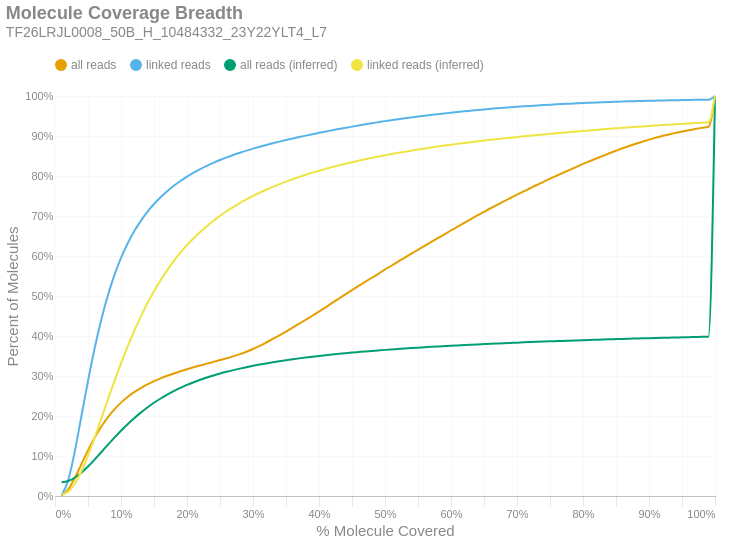

Source (notebook cell):
### Markdown cell above
### Molecule Read Coverage
This chart shows molecule coverage breadth as computed by the number of bases aligned to that molecule. In other words, "*how much of each unique long molecule is actually sequenced/aligned?*" Keep in mind there is a distinction between sequences and alignments, since some sequences belonging to a particular molecule may not align well and wouldn't appear in the alignment data. This chart also shows molecule coverage breadth as computed by the *inferred fragment* from which the aligned sequences originate. Unlike read coverage, this calculation takes into account the total insert size, including unsequenced gaps between the forward and reverse reads. Like the previous figures, these are cumulative percents.

### Code cell
if SKIPLR:
    print_html(f"Skipped")
else:
    binned_df = consolidated_hist(valids['coverage_bp'], mask, 0.01, True)
    binned_df_inf = consolidated_hist(valids['coverage_inserts'], mask, 0.01, True)
    binned_df = binned_df.with_columns(pl.lit(binned_df_inf['all reads (cumsum)']).alias('all reads (inferred)'))
    binned_df = binned_df.with_columns(pl.lit(binned_df_inf['linked reads (cumsum)']).alias('linked reads (inferred)'))
    binned_df = binned_df.with_columns(
        (pl.col('bin').cast(pl.Float64) + 0.01).alias('right_edge')
    )

    with SafeRender(binned_df):
        (
            density_plot(binned_df, 'Molecule Coverage Breadth', samplename, 'molcov', ['all reads (inferred)','linked reads (inferred)'])
            .encode(
                #x=alt.X('bin:Q', title="% Molecule Covered").axis(format = '%').scale(padding=0),
                x=alt.X('right_edge:Q', title="% Molecule Covered").axis(format='%').scale(padding=0),
                y=alt.Y('value:Q', title='Percent of Molecules')
                    .axis(format='%')
                    .stack(False)
                    .scale(domainMin=0, padding=0),
                color=alt.Color("key:N").scale(domain = ["all reads", "linked reads", "all reads (inferred)", "linked reads (inferred)"]),
                tooltip = [
                    alt.Tooltip("key:N", title = "Data Type"),
                    alt.Tooltip("range_label:N", title="% Molecule Covered"),
                    alt.Tooltip("value:Q", format = ".2%", title="% Molecules")
                ]
            )
        ).display()

### Figure 1 — Vega-Lite specification as saved in the notebook (floating-point values rounded to 4 significant figures)
{"width": "container", "height": 400, "config": {"title": {"anchor": "start", "dy": -15, "fontSize": 18, "color": "#888888", "subtitleColor": "#888888", "subtitleFontSize": 14}, "arc": {"fill": "#0072B2"}, "axis": {"domainColor": "#888888", "domainWidth": 0.5, "gridWidth": 0.2, "grid": false, "titleFontWeight": 400, "titleFontSize": 15, "labelFontSize": 11, "labelColor": "#888888", "tickColor": "#888888", "tickWidth": 0.2, "titleColor": "#888888"}, "axisBand": {"grid": false}, "axisX": {"grid": true, "tickSize": 10, "domainCap": "round"}, "axisY": {"domain": false, "grid": true, "tickSize": 0, "domainCap": "round"}, "background": "transparent", "header": {"labelFontSize": 15, "labelColor": "#888888", "titleFontSize": 15, "titleFontWeight": 600, "titleColor": "#888888"}, "legend": {"labelFont": "sans-serif", "labelFontSize": 12, "labelColor": "#888888", "symbolSize": 100, "symbolType": "circle", "titleFontSize": 12, "titlePadding": 10, "titleColor": "#888888", "title": null, "orient": "top"}, "range": {"category": ["#E69F00", "#56B4E9", "#009E73", "#F0E442", "#0072B2", "#D55E00", "#CC79A7", "#000000"], "diverging": ["#cfe8f3", "#a2d4ec", "#73bfe2", "#46abdb", "#1696d2", "#12719e"]}, "area": {"fill": "#0072B2", "fillOpacity": 0.7, "line": true, "strokeOpacity": 0.7}, "line": {"color": "#0072B2", "stroke": "#0072B2", "strokeWidth": 2}, "trail": {"color": "#0072B2", "stroke": "#0072B2", "strokeWidth": 0, "size": 1}, "point": {"filled": true, "fillOpacity": 1.0, "size": 95}, "text": {"color": "#888888", "fontSize": 11, "align": "right", "fontWeight": 400, "size": 11}, "bar": {"fill": "#0072B2", "stroke": null}, "view": {"stroke": null, "continuousWidth": 660, "continuousHeight": 400}}, "data": {"name": "data-1d88eab49996a083d61a1bcf260f754b"}, "mark": {"type": "line", "interpolate": "monotone", "point": {"opacity": 0, "size": 275}}, "encoding": {"color": {"field": "key", "scale": {"domain": ["all reads", "linked reads", "all reads (inferred)", "linked reads (inferred)"]}, "type": "nominal"}, "tooltip": [{"field": "key", "title": "Data Type", "type": "nominal"}, {"field": "range_label", "title": "% Molecule Covered", "type": "nominal"}, {"field": "value", "format": ".2%", "title": "% Molecules", "type": "quantitative"}], "x": {"axis": {"format": "%"}, "field": "right_edge", "scale": {"padding": 0}, "title": "% Molecule Covered", "type": "quantitative"}, "y": {"axis": {"format": "%"}, "field": "value", "scale": {"domainMin": 0, "padding": 0}, "stack": false, "title": "Percent of Molecules", "type": "quantitative"}}, "params": [{"name": "param_c36ac31b6afebe62", "select": {"type": "point", "fields": ["key"]}, "bind": "legend"}], "title": {"text": "Molecule Coverage Breadth", "subtitle": "TF26LRJL0008_50B_H_10484332_23Y22YLT4_L7"}, "transform": [{"fold": ["all reads (cumsum)", "linked reads (cumsum)", "all reads (inferred)", "linked reads (inferred)"]}, {"calculate": "replace(datum.key, ' (cumsum)', '')", "as": "key"}, {"filter": {"param": "param_c36ac31b6afebe62"}}], "usermeta": {"embedOptions": {"downloadFileName": "TF26LRJL0008_50B_H_10484332_23Y22YLT4_L7.molcov"}}, "$schema": "https://vega.github.io/schema/vega-lite/v6.4.1.json", "datasets": {"data-1d88eab49996a083d61a1bcf260f754b": [{"bin": "0.0", "interval": "0.0-0.01", "all reads": 0.001175, "linked reads": 0.002152, "all reads (cumsum)": 0.001175, "linked reads (cumsum)": 0.002152, "range_label": "0.0-0.01", "all reads (inferred)": 0.03454, "linked reads (inferred)": 0.004573, "right_edge": 0.01}, {"bin": "0.01", "interval": "0.01-0.02", "all reads": 0.01536, "linked reads": 0.037, "all reads (cumsum)": 0.01653, "linked reads (cumsum)": 0.03916, "range_label": "0.01-0.02", "all reads (inferred)": 0.03761, "linked reads (inferred)": 0.01101, "right_edge": 0.02}, {"bin": "0.02", "interval": "0.02-0.03", "all reads": 0.02884, "linked reads": 0.07254, "all reads (cumsum)": 0.04538, "linked reads (cumsum)": 0.1117, "range_label": "0.02-0.03", "all reads (inferred)": 0.04562, "linked reads (inferred)": 0.03047, "right_edge": 0.03}, {"bin": "0.03", "interval": "0.03-0.04", "all reads": 0.03425, "linked reads": 0.08759, "all reads (cumsum)": 0.07962, "linked reads (cumsum)": 0.1993, "range_label": "0.03-0.04", "all reads (inferred)": 0.05808, "linked reads (inferred)": 0.0618, "right_edge": 0.04}, {"bin": "0.04", "interval": "0.04-0.05", "all reads": 0.03434, "linked reads": 0.08824, "all reads (cumsum)": 0.114, "linked reads (cumsum)": 0.2875, "range_label": "0.04-0.05", "all reads (inferred)": 0.07359, "linked reads (inferred)": 0.1011, "right_edge": 0.05}, {"bin": "0.05", "interval": "0.05-0.06", "all reads": 0.03153, "linked reads": 0.08121, "all reads (cumsum)": 0.1455, "linked reads (cumsum)": 0.3687, "range_label": "0.05-0.06", "all reads (inferred)": 0.09105, "linked reads (inferred)": 0.1458, "right_edge": 0.06}, {"bin": "0.06", "interval": "0.06-0.07", "all reads": 0.02769, "linked reads": 0.07135, "all reads (cumsum)": 0.1732, "linked reads (cumsum)": 0.4401, "range_label": "0.06-0.07", "all reads (inferred)": 0.1094, "linked reads (inferred)": 0.1928, "right_edge": 0.07}, {"bin": "0.07", "interval": "0.07-0.08", "all reads": 0.02358, "linked reads": 0.06072, "all reads (cumsum)": 0.1968, "linked reads (cumsum)": 0.5008, "range_label": "0.07-0.08", "all reads (inferred)": 0.1278, "linked reads (inferred)": 0.2403, "right_edge": 0.08}, {"bin": "0.08", "interval": "0.08-0.09", "all reads": 0.01992, "linked reads": 0.05126, "all reads (cumsum)": 0.2167, "linked reads (cumsum)": 0.5521, "range_label": "0.08-0.09", "all reads (inferred)": 0.1459, "linked reads (inferred)": 0.287, "right_edge": 0.09}, {"bin": "0.09", "interval": "0.09-0.1", "all reads": 0.01674, "linked reads": 0.04297, "all reads (cumsum)": 0.2334, "linked reads (cumsum)": 0.595, "range_label": "0.09-0.1", "all reads (inferred)": 0.1631, "linked reads (inferred)": 0.3315, "right_edge": 0.1}, {"bin": "0.1", "interval": "0.1-0.11", "all reads": 0.01419, "linked reads": 0.0363, "all reads (cumsum)": 0.2476, "linked reads (cumsum)": 0.6313, "range_label": "0.1-0.11", "all reads (inferred)": 0.1794, "linked reads (inferred)": 0.3734, "right_edge": 0.11}, {"bin": "0.11", "interval": "0.11-0.12", "all reads": 0.01198, "linked reads": 0.03054, "all reads (cumsum)": 0.2596, "linked reads (cumsum)": 0.6619, "range_label": "0.11-0.12", "all reads (inferred)": 0.1945, "linked reads (inferred)": 0.4125, "right_edge": 0.12}, {"bin": "0.12", "interval": "0.12-0.13", "all reads": 0.01033, "linked reads": 0.02607, "all reads (cumsum)": 0.27, "linked reads (cumsum)": 0.6879, "range_label": "0.12-0.13", "all reads (inferred)": 0.2085, "linked reads (inferred)": 0.4485, "right_edge": 0.13}, {"bin": "0.13", "interval": "0.13-0.14", "all reads": 0.00908, "linked reads": 0.0226, "all reads (cumsum)": 0.279, "linked reads (cumsum)": 0.7105, "range_label": "0.13-0.14", "all reads (inferred)": 0.2213, "linked reads (inferred)": 0.4817, "right_edge": 0.14}, {"bin": "0.14", "interval": "0.14-0.15", "all reads": 0.007966, "linked reads": 0.01946, "all reads (cumsum)": 0.287, "linked reads (cumsum)": 0.73, "range_label": "0.14-0.15", "all reads (inferred)": 0.233, "linked reads (inferred)": 0.5119, "right_edge": 0.15}, {"bin": "0.15", "interval": "0.15-0.16", "all reads": 0.007106, "linked reads": 0.01704, "all reads (cumsum)": 0.2941, "linked reads (cumsum)": 0.7471, "range_label": "0.15-0.16", "all reads (inferred)": 0.2437, "linked reads (inferred)": 0.5395, "right_edge": 0.16}, {"bin": "0.16", "interval": "0.16-0.17", "all reads": 0.006407, "linked reads": 0.01502, "all reads (cumsum)": 0.3005, "linked reads (cumsum)": 0.7621, "range_label": "0.16-0.17", "all reads (inferred)": 0.2535, "linked reads (inferred)": 0.5647, "right_edge": 0.17}, {"bin": "0.17", "interval": "0.17-0.18", "all reads": 0.005876, "linked reads": 0.01341, "all reads (cumsum)": 0.3064, "linked reads (cumsum)": 0.7755, "range_label": "0.17-0.18", "all reads (inferred)": 0.2623, "linked reads (inferred)": 0.5874, "right_edge": 0.18}, {"bin": "0.18", "interval": "0.18-0.19", "all reads": 0.005443, "linked reads": 0.01196, "all reads (cumsum)": 0.3118, "linked reads (cumsum)": 0.7874, "range_label": "0.18-0.19", "all reads (inferred)": 0.2703, "linked reads (inferred)": 0.6082, "right_edge": 0.19}, {"bin": "0.19", "interval": "0.19-0.2", "all reads": 0.005132, "linked reads": 0.01092, "all reads (cumsum)": 0.317, "linked reads (cumsum)": 0.7984, "range_label": "0.19-0.2", "all reads (inferred)": 0.2776, "linked reads (inferred)": 0.627, "right_edge": 0.2}, {"bin": "0.2", "interval": "0.2-0.21", "all reads": 0.004813, "linked reads": 0.009926, "all reads (cumsum)": 0.3218, "linked reads (cumsum)": 0.8083, "range_label": "0.2-0.21", "all reads (inferred)": 0.2843, "linked reads (inferred)": 0.6442, "right_edge": 0.21}, {"bin": "0.21", "interval": "0.21-0.22", "all reads": 0.004576, "linked reads": 0.008896, "all reads (cumsum)": 0.3264, "linked reads (cumsum)": 0.8172, "range_label": "0.21-0.22", "all reads (inferred)": 0.2905, "linked reads (inferred)": 0.6601, "right_edge": 0.22}, {"bin": "0.22", "interval": "0.22-0.23", "all reads": 0.00451, "linked reads": 0.008202, "all reads (cumsum)": 0.3309, "linked reads (cumsum)": 0.8254, "range_label": "0.22-0.23", "all reads (inferred)": 0.2961, "linked reads (inferred)": 0.6746, "right_edge": 0.23}, {"bin": "0.23", "interval": "0.23-0.24", "all reads": 0.004456, "linked reads": 0.007529, "all reads (cumsum)": 0.3353, "linked reads (cumsum)": 0.8329, "range_label": "0.23-0.24", "all reads (inferred)": 0.3013, "linked reads (inferred)": 0.688, "right_edge": 0.24}, {"bin": "0.24", "interval": "0.24-0.25", "all reads": 0.004486, "linked reads": 0.007028, "all reads (cumsum)": 0.3398, "linked reads (cumsum)": 0.8399, "range_label": "0.24-0.25", "all reads (inferred)": 0.3061, "linked reads (inferred)": 0.7003, "right_edge": 0.25}, {"bin": "0.25", "interval": "0.25-0.26", "all reads": 0.004455, "linked reads": 0.006457, "all reads (cumsum)": 0.3443, "linked reads (cumsum)": 0.8464, "range_label": "0.25-0.26", "all reads (inferred)": 0.3105, "linked reads (inferred)": 0.7118, "right_edge": 0.26}, {"bin": "0.26", "interval": "0.26-0.27", "all reads": 0.004899, "linked reads": 0.006101, "all reads (cumsum)": 0.3492, "linked reads (cumsum)": 0.8525, "range_label": "0.26-0.27", "all reads (inferred)": 0.3146, "linked reads (inferred)": 0.7223, "right_edge": 0.27}, {"bin": "0.27", "interval": "0.27-0.28", "all reads": 0.005461, "linked reads": 0.005676, "all reads (cumsum)": 0.3546, "linked reads (cumsum)": 0.8582, "range_label": "0.27-0.28", "all reads (inferred)": 0.3185, "linked reads (inferred)": 0.7322, "right_edge": 0.28}, {"bin": "0.28", "interval": "0.28-0.29", "all reads": 0.006039, "linked reads": 0.005244, "all reads (cumsum)": 0.3607, "linked reads (cumsum)": 0.8634, "range_label": "0.28-0.29", "all reads (inferred)": 0.3221, "linked reads (inferred)": 0.7415, "right_edge": 0.29}, {"bin": "0.29", "interval": "0.29-0.3", "all reads": 0.006821, "linked reads": 0.005025, "all reads (cumsum)": 0.3675, "linked reads (cumsum)": 0.8684, "range_label": "0.29-0.3", "all reads (inferred)": 0.3255, "linked reads (inferred)": 0.7501, "right_edge": 0.3}, {"bin": "0.3", "interval": "0.3-0.31", "all reads": 0.007689, "linked reads": 0.00469, "all reads (cumsum)": 0.3752, "linked reads (cumsum)": 0.8731, "range_label": "0.3-0.31", "all reads (inferred)": 0.3286, "linked reads (inferred)": 0.7581, "right_edge": 0.31}, {"bin": "0.31", "interval": "0.31-0.32", "all reads": 0.00858, "linked reads": 0.004468, "all reads (cumsum)": 0.3837, "linked reads (cumsum)": 0.8776, "range_label": "0.31-0.32", "all reads (inferred)": 0.3315, "linked reads (inferred)": 0.7656, "right_edge": 0.32}, {"bin": "0.32", "interval": "0.32-0.33", "all reads": 0.008899, "linked reads": 0.004266, "all reads (cumsum)": 0.3926, "linked reads (cumsum)": 0.8819, "range_label": "0.32-0.33", "all reads (inferred)": 0.3343, "linked reads (inferred)": 0.7728, "right_edge": 0.33}, {"bin": "0.33", "interval": "0.33-0.34", "all reads": 0.009132, "linked reads": 0.004136, "all reads (cumsum)": 0.4018, "linked reads (cumsum)": 0.886, "range_label": "0.33-0.34", "all reads (inferred)": 0.337, "linked reads (inferred)": 0.7796, "right_edge": 0.34}, {"bin": "0.34", "interval": "0.34-0.35", "all reads": 0.00944, "linked reads": 0.003932, "all reads (cumsum)": 0.4112, "linked reads (cumsum)": 0.8899, "range_label": "0.34-0.35", "all reads (inferred)": 0.3395, "linked reads (inferred)": 0.786, "right_edge": 0.35}, {"bin": "0.35", "interval": "0.35-0.36", "all reads": 0.009679, "linked reads": 0.00378, "all reads (cumsum)": 0.4209, "linked reads (cumsum)": 0.8937, "range_label": "0.35-0.36", "all reads (inferred)": 0.3418, "linked reads (inferred)": 0.792, "right_edge": 0.36}, {"bin": "0.36", "interval": "0.36-0.37", "all reads": 0.009787, "linked reads": 0.003678, "all reads (cumsum)": 0.4307, "linked reads (cumsum)": 0.8974, "range_label": "0.36-0.37", "all reads (inferred)": 0.3441, "linked reads (inferred)": 0.7977, "right_edge": 0.37}, {"bin": "0.37", "interval": "0.37-0.38", "all reads": 0.009927, "linked reads": 0.003595, "all reads (cumsum)": 0.4406, "linked reads (cumsum)": 0.901, "range_label": "0.37-0.38", "all reads (inferred)": 0.3462, "linked reads (inferred)": 0.8032, "right_edge": 0.38}, {"bin": "0.38", "interval": "0.38-0.39", "all reads": 0.01003, "linked reads": 0.003463, "all reads (cumsum)": 0.4506, "linked reads (cumsum)": 0.9045, "range_label": "0.38-0.39", "all reads (inferred)": 0.3482, "linked reads (inferred)": 0.8083, "right_edge": 0.39}, {"bin": "0.39", "interval": "0.39-0.4", "all reads": 0.01048, "linked reads": 0.003416, "all reads (cumsum)": 0.4611, "linked reads (cumsum)": 0.9079, "range_label": "0.39-0.4", "all reads (inferred)": 0.3501, "linked reads (inferred)": 0.8133, "right_edge": 0.4}, {"bin": "0.4", "interval": "0.4-0.41", "all reads": 0.01062, "linked reads": 0.003221, "all reads (cumsum)": 0.4717, "linked reads (cumsum)": 0.9111, "range_label": "0.4-0.41", "all reads (inferred)": 0.3519, "linked reads (inferred)": 0.8179, "right_edge": 0.41}, {"bin": "0.41", "interval": "0.41-0.42", "all reads": 0.01101, "linked reads": 0.003221, "all reads (cumsum)": 0.4828, "linked reads (cumsum)": 0.9143, "range_label": "0.41-0.42", "all reads (inferred)": 0.3537, "linked reads (inferred)": 0.8223, "right_edge": 0.42}, {"bin": "0.42", "interval": "0.42-0.43", "all reads": 0.01085, "linked reads": 0.003115, "all reads (cumsum)": 0.4936, "linked reads (cumsum)": 0.9174, "range_label": "0.42-0.43", "all reads (inferred)": 0.3554, "linked reads (inferred)": 0.8266, "right_edge": 0.43}, {"bin": "0.43", "interval": "0.43-0.44", "all reads": 0.01054, "linked reads": 0.003025, "all reads (cumsum)": 0.5041, "linked reads (cumsum)": 0.9205, "range_label": "0.43-0.44", "all reads (inferred)": 0.357, "linked reads (inferred)": 0.8307, "right_edge": 0.44}, {"bin": "0.44", "interval": "0.44-0.45", "all reads": 0.01057, "linked reads": 0.002998, "all reads (cumsum)": 0.5147, "linked reads (cumsum)": 0.9235, "range_label": "0.44-0.45", "all reads (inferred)": 0.3585, "linked reads (inferred)": 0.8346, "right_edge": 0.45}, {"bin": "0.45", "interval": "0.45-0.46", "all reads": 0.0104, "linked reads": 0.002923, "all reads (cumsum)": 0.5251, "linked reads (cumsum)": 0.9264, "range_label": "0.45-0.46", "all reads (inferred)": 0.3599, "linked reads (inferred)": 0.8382, "right_edge": 0.46}, {"bin": "0.46", "interval": "0.46-0.47", "all reads": 0.01018, "linked reads": 0.002854, "all reads (cumsum)": 0.5353, "linked reads (cumsum)": 0.9292, "range_label": "0.46-0.47", "all reads (inferred)": 0.3613, "linked reads (inferred)": 0.8419, "right_edge": 0.47}, {"bin": "0.47", "interval": "0.47-0.48", "all reads": 0.01029, "linked reads": 0.002729, "all reads (cumsum)": 0.5456, "linked reads (cumsum)": 0.932, "range_label": "0.47-0.48", "all reads (inferred)": 0.3627, "linked reads (inferred)": 0.8453, "right_edge": 0.48}, {"bin": "0.48", "interval": "0.48-0.49", "all reads": 0.009889, "linked reads": 0.00263, "all reads (cumsum)": 0.5555, "linked reads (cumsum)": 0.9346, "range_label": "0.48-0.49", "all reads (inferred)": 0.364, "linked reads (inferred)": 0.8487, "right_edge": 0.49}, {"bin": "0.49", "interval": "0.49-0.5", "all reads": 0.01085, "linked reads": 0.002609, "all reads (cumsum)": 0.5663, "linked reads (cumsum)": 0.9372, "range_label": "0.49-0.5", "all reads (inferred)": 0.3653, "linked reads (inferred)": 0.852, "right_edge": 0.5}, {"bin": "0.5", "interval": "0.5-0.51", "all reads": 0.009334, "linked reads": 0.002396, "all reads (cumsum)": 0.5757, "linked reads (cumsum)": 0.9396, "range_label": "0.5-0.51", "all reads (inferred)": 0.3665, "linked reads (inferred)": 0.855, "right_edge": 0.51}, {"bin": "0.51", "interval": "0.51-0.52", "all reads": 0.01038, "linked reads": 0.002403, "all reads (cumsum)": 0.586, "linked reads (cumsum)": 0.942, "range_label": "0.51-0.52", "all reads (inferred)": 0.3677, "linked reads (inferred)": 0.8579, "right_edge": 0.52}, {"bin": "0.52", "interval": "0.52-0.53", "all reads": 0.009856, "linked reads": 0.00227, "all reads (cumsum)": 0.5959, "linked reads (cumsum)": 0.9443, "range_label": "0.52-0.53", "all reads (inferred)": 0.3688, "linked reads (inferred)": 0.8608, "right_edge": 0.53}, {"bin": "0.53", "interval": "0.53-0.54", "all reads": 0.009998, "linked reads": 0.002209, "all reads (cumsum)": 0.6059, "linked reads (cumsum)": 0.9465, "range_label": "0.53-0.54", "all reads (inferred)": 0.3699, "linked reads (inferred)": 0.8635, "right_edge": 0.54}, {"bin": "0.54", "interval": "0.54-0.55", "all reads": 0.009695, "linked reads": 0.002187, "all reads (cumsum)": 0.6156, "linked reads (cumsum)": 0.9487, "range_label": "0.54-0.55", "all reads (inferred)": 0.3709, "linked reads (inferred)": 0.8662, "right_edge": 0.55}, {"bin": "0.55", "interval": "0.55-0.56", "all reads": 0.009851, "linked reads": 0.002104, "all reads (cumsum)": 0.6254, "linked reads (cumsum)": 0.9508, "range_label": "0.55-0.56", "all reads (inferred)": 0.3719, "linked reads (inferred)": 0.8688, "right_edge": 0.56}, {"bin": "0.56", "interval": "0.56-0.57", "all reads": 0.00963, "linked reads": 0.001969, "all reads (cumsum)": 0.6351, "linked reads (cumsum)": 0.9527, "range_label": "0.56-0.57", "all reads (inferred)": 0.3729, "linked reads (inferred)": 0.8713, "right_edge": 0.57}, {"bin": "0.57", "interval": "0.57-0.58", "all reads": 0.009422, "linked reads": 0.001926, "all reads (cumsum)": 0.6445, "linked reads (cumsum)": 0.9547, "range_label": "0.57-0.58", "all reads (inferred)": 0.3739, "linked reads (inferred)": 0.8737, "right_edge": 0.58}, {"bin": "0.58", "interval": "0.58-0.59", "all reads": 0.009523, "linked reads": 0.001834, "all reads (cumsum)": 0.654, "linked reads (cumsum)": 0.9565, "range_label": "0.58-0.59", "all reads (inferred)": 0.3748, "linked reads (inferred)": 0.876, "right_edge": 0.59}, {"bin": "0.59", "interval": "0.59-0.6", "all reads": 0.009809, "linked reads": 0.001852, "all reads (cumsum)": 0.6638, "linked reads (cumsum)": 0.9583, "range_label": "0.59-0.6", "all reads (inferred)": 0.3757, "linked reads (inferred)": 0.8783, "right_edge": 0.6}, {"bin": "0.6", "interval": "0.6-0.61", "all reads": 0.009352, "linked reads": 0.001732, "all reads (cumsum)": 0.6732, "linked reads (cumsum)": 0.9601, "range_label": "0.6-0.61", "all reads (inferred)": 0.3766, "linked reads (inferred)": 0.8805, "right_edge": 0.61}, {"bin": "0.61", "interval": "0.61-0.62", "all reads": 0.009709, "linked reads": 0.001691, "all reads (cumsum)": 0.6829, "linked reads (cumsum)": 0.9618, "range_label": "0.61-0.62", "all reads (inferred)": 0.3774, "linked reads (inferred)": 0.8826, "right_edge": 0.62}, {"bin": "0.62", "interval": "0.62-0.63", "all reads": 0.009318, "linked reads": 0.001608, "all reads (cumsum)": 0.6922, "linked reads (cumsum)": 0.9634, "range_label": "0.62-0.63", "all reads (inferred)": 0.3782, "linked reads (inferred)": 0.8846, "right_edge": 0.63}, {"bin": "0.63", "interval": "0.63-0.64", "all reads": 0.009159, "linked reads": 0.001578, "all reads (cumsum)": 0.7014, "linked reads (cumsum)": 0.965, "range_label": "0.63-0.64", "all reads (inferred)": 0.379, "linked reads (inferred)": 0.8866, "right_edge": 0.64}, {"bin": "0.64", "interval": "0.64-0.65", "all reads": 0.008889, "linked reads": 0.001444, "all reads (cumsum)": 0.7102, "linked reads (cumsum)": 0.9664, "range_label": "0.64-0.65", "all reads (inferred)": 0.3798, "linked reads (inferred)": 0.8885, "right_edge": 0.65}, {"bin": "0.65", "interval": "0.65-0.66", "all reads": 0.009138, "linked reads": 0.001479, "all reads (cumsum)": 0.7194, "linked reads (cumsum)": 0.9679, "range_label": "0.65-0.66", "all reads (inferred)": 0.3806, "linked reads (inferred)": 0.8905, "right_edge": 0.66}, {"bin": "0.66", "interval": "0.66-0.67", "all reads": 0.008527, "linked reads": 0.00135, "all reads (cumsum)": 0.7279, "linked reads (cumsum)": 0.9692, "range_label": "0.66-0.67", "all reads (inferred)": 0.3813, "linked reads (inferred)": 0.8923, "right_edge": 0.67}, {"bin": "0.67", "interval": "0.67-0.68", "all reads": 0.008677, "linked reads": 0.001298, "all reads (cumsum)": 0.7366, "linked reads (cumsum)": 0.9705, "range_label": "0.67-0.68", "all reads (inferred)": 0.382, "linked reads (inferred)": 0.8941, "right_edge": 0.68}, {"bin": "0.68", "interval": "0.68-0.69", "all reads": 0.008367, "linked reads": 0.001234, "all reads (cumsum)": 0.745, "linked reads (cumsum)": 0.9718, "range_label": "0.68-0.69", "all reads (inferred)": 0.3827, "linked reads (inferred)": 0.8958, "right_edge": 0.69}, {"bin": "0.69", "interval": "0.69-0.7", "all reads": 0.00837, "linked reads": 0.001189, "all reads (cumsum)": 0.7533, "linked reads (cumsum)": 0.9729, "range_label": "0.69-0.7", "all reads (inferred)": 0.3834, "linked reads (inferred)": 0.8975, "right_edge": 0.7}, {"bin": "0.7", "interval": "0.7-0.71", "all reads": 0.008096, "linked reads": 0.00116, "all reads (cumsum)": 0.7614, "linked reads (cumsum)": 0.9741, "range_label": "0.7-0.71", "all reads (inferred)": 0.3841, "linked reads (inferred)": 0.8992, "right_edge": 0.71}, {"bin": "0.71", "interval": "0.71-0.72", "all reads": 0.007942, "linked reads": 0.001109, "all reads (cumsum)": 0.7694, "linked reads (cumsum)": 0.9752, "range_label": "0.71-0.72", "all reads (inferred)": 0.3847, "linked reads (inferred)": 0.9008, "right_edge": 0.72}, {"bin": "0.72", "interval": "0.72-0.73", "all reads": 0.008089, "linked reads": 0.001055, "all reads (cumsum)": 0.7775, "linked reads (cumsum)": 0.9763, "range_label": "0.72-0.73", "all reads (inferred)": 0.3854, "linked reads (inferred)": 0.9023, "right_edge": 0.73}, {"bin": "0.73", "interval": "0.73-0.74", "all reads": 0.007709, "linked reads": 0.001027, "all reads (cumsum)": 0.7852, "linked reads (cumsum)": 0.9773, "range_label": "0.73-0.74", "all reads (inferred)": 0.386, "linked reads (inferred)": 0.9039, "right_edge": 0.74}, {"bin": "0.74", "interval": "0.74-0.75", "all reads": 0.008041, "linked reads": 0.0009628, "all reads (cumsum)": 0.7932, "linked reads (cumsum)": 0.9783, "range_label": "0.74-0.75", "all reads (inferred)": 0.3866, "linked reads (inferred)": 0.9054, "right_edge": 0.75}, {"bin": "0.75", "interval": "0.75-0.76", "all reads": 0.007439, "linked reads": 0.0009155, "all reads (cumsum)": 0.8006, "linked reads (cumsum)": 0.9792, "range_label": "0.75-0.76", "all reads (inferred)": 0.3872, "linked reads (inferred)": 0.9069, "right_edge": 0.76}, {"bin": "0.76", "interval": "0.76-0.77", "all reads": 0.007554, "linked reads": 0.0008348, "all reads (cumsum)": 0.8082, "linked reads (cumsum)": 0.98, "range_label": "0.76-0.77", "all reads (inferred)": 0.3878, "linked reads (inferred)": 0.9083, "right_edge": 0.77}, {"bin": "0.77", "interval": "0.77-0.78", "all reads": 0.007326, "linked reads": 0.0008408, "all reads (cumsum)": 0.8155, "linked reads (cumsum)": 0.9809, "range_label": "0.77-0.78", "all reads (inferred)": 0.3884, "linked reads (inferred)": 0.9098, "right_edge": 0.78}, {"bin": "0.78", "interval": "0.78-0.79", "all reads": 0.00721, "linked reads": 0.0007847, "all reads (cumsum)": 0.8227, "linked reads (cumsum)": 0.9816, "range_label": "0.78-0.79", "all reads (inferred)": 0.3889, "linked reads (inferred)": 0.9112, "right_edge": 0.79}, {"bin": "0.79", "interval": "0.79-0.8", "all reads": 0.007425, "linked reads": 0.0007905, "all reads (cumsum)": 0.8302, "linked reads (cumsum)": 0.9824, "range_label": "0.79-0.8", "all reads (inferred)": 0.3895, "linked reads (inferred)": 0.9126, "right_edge": 0.8}, {"bin": "0.8", "interval": "0.8-0.81", "all reads": 0.006781, "linked reads": 0.0006942, "all reads (cumsum)": 0.8369, "linked reads (cumsum)": 0.9831, "range_label": "0.8-0.81", "all reads (inferred)": 0.3901, "linked reads (inferred)": 0.9139, "right_edge": 0.81}, {"bin": "0.81", "interval": "0.81-0.82", "all reads": 0.00675, "linked reads": 0.0006871, "all reads (cumsum)": 0.8437, "linked reads (cumsum)": 0.9838, "range_label": "0.81-0.82", "all reads (inferred)": 0.3906, "linked reads (inferred)": 0.9152, "right_edge": 0.82}, {"bin": "0.82", "interval": "0.82-0.83", "all reads": 0.006807, "linked reads": 0.0006619, "all reads (cumsum)": 0.8505, "linked reads (cumsum)": 0.9845, "range_label": "0.82-0.83", "all reads (inferred)": 0.3912, "linked reads (inferred)": 0.9166, "right_edge": 0.83}, {"bin": "0.83", "interval": "0.83-0.84", "all reads": 0.00649, "linked reads": 0.0006307, "all reads (cumsum)": 0.857, "linked reads (cumsum)": 0.9851, "range_label": "0.83-0.84", "all reads (inferred)": 0.3917, "linked reads (inferred)": 0.9179, "right_edge": 0.84}, {"bin": "0.84", "interval": "0.84-0.85", "all reads": 0.006212, "linked reads": 0.0005667, "all reads (cumsum)": 0.8632, "linked reads (cumsum)": 0.9857, "range_label": "0.84-0.85", "all reads (inferred)": 0.3922, "linked reads (inferred)": 0.9192, "right_edge": 0.85}, {"bin": "0.85", "interval": "0.85-0.86", "all reads": 0.00608, "linked reads": 0.0005531, "all reads (cumsum)": 0.8693, "linked reads (cumsum)": 0.9862, "range_label": "0.85-0.86", "all reads (inferred)": 0.3927, "linked reads (inferred)": 0.9204, "right_edge": 0.86}, {"bin": "0.86", "interval": "0.86-0.87", "all reads": 0.005696, "linked reads": 0.0004951, "all reads (cumsum)": 0.875, "linked reads (cumsum)": 0.9867, "range_label": "0.86-0.87", "all reads (inferred)": 0.3932, "linked reads (inferred)": 0.9216, "right_edge": 0.87}, {"bin": "0.87", "interval": "0.87-0.88", "all reads": 0.005597, "linked reads": 0.000474, "all reads (cumsum)": 0.8806, "linked reads (cumsum)": 0.9872, "range_label": "0.87-0.88", "all reads (inferred)": 0.3937, "linked reads (inferred)": 0.9228, "right_edge": 0.88}, {"bin": "0.88", "interval": "0.88-0.89", "all reads": 0.005259, "linked reads": 0.000456, "all reads (cumsum)": 0.8858, "linked reads (cumsum)": 0.9876, "range_label": "0.88-0.89", "all reads (inferred)": 0.3941, "linked reads (inferred)": 0.924, "right_edge": 0.89}, {"bin": "0.89", "interval": "0.89-0.9", "all reads": 0.005099, "linked reads": 0.0004056, "all reads (cumsum)": 0.8909, "linked reads (cumsum)": 0.9881, "range_label": "0.89-0.9", "all reads (inferred)": 0.3946, "linked reads (inferred)": 0.9252, "right_edge": 0.9}, {"bin": "0.9", "interval": "0.9-0.91", "all reads": 0.00449, "linked reads": 0.000378, "all reads (cumsum)": 0.8954, "linked reads (cumsum)": 0.9884, "range_label": "0.9-0.91", "all reads (inferred)": 0.3951, "linked reads (inferred)": 0.9262, "right_edge": 0.91}, {"bin": "0.91", "interval": "0.91-0.92", "all reads": 0.00478, "linked reads": 0.0003868, "all reads (cumsum)": 0.9002, "linked reads (cumsum)": 0.9888, "range_label": "0.91-0.92", "all reads (inferred)": 0.3955, "linked reads (inferred)": 0.9273, "right_edge": 0.92}, {"bin": "0.92", "interval": "0.92-0.93", "all reads": 0.003736, "linked reads": 0.0003197, "all reads (cumsum)": 0.9039, "linked reads (cumsum)": 0.9891, "range_label": "0.92-0.93", "all reads (inferred)": 0.3959, "linked reads (inferred)": 0.9284, "right_edge": 0.93}, {"bin": "0.93", "interval": "0.93-0.94", "all reads": 0.003782, "linked reads": 0.0003195, "all reads (cumsum)": 0.9077, "linked reads (cumsum)": 0.9895, "range_label": "0.93-0.94", "all reads (inferred)": 0.3963, "linked reads (inferred)": 0.9293, "right_edge": 0.94}, {"bin": "0.94", "interval": "0.94-0.95", "all reads": 0.003745, "linked reads": 0.0003072, "all reads (cumsum)": 0.9115, "linked reads (cumsum)": 0.9898, "range_label": "0.94-0.95", "all reads (inferred)": 0.3967, "linked reads (inferred)": 0.9303, "right_edge": 0.95}, {"bin": "0.95", "interval": "0.95-0.96", "all reads": 0.00289, "linked reads": 0.0002894, "all reads (cumsum)": 0.9144, "linked reads (cumsum)": 0.9901, "range_label": "0.95-0.96", "all reads (inferred)": 0.3971, "linked reads (inferred)": 0.9313, "right_edge": 0.96}, {"bin": "0.96", "interval": "0.96-0.97", "all reads": 0.003055, "linked reads": 0.000267, "all reads (cumsum)": 0.9174, "linked reads (cumsum)": 0.9903, "range_label": "0.96-0.97", "all reads (inferred)": 0.3975, "linked reads (inferred)": 0.9322, "right_edge": 0.97}, {"bin": "0.97", "interval": "0.97-0.98", "all reads": 0.002895, "linked reads": 0.000238, "all reads (cumsum)": 0.9203, "linked reads (cumsum)": 0.9906, "range_label": "0.97-0.98", "all reads (inferred)": 0.3979, "linked reads (inferred)": 0.9332, "right_edge": 0.98}, {"bin": "0.98", "interval": "0.98-0.99", "all reads": 0.002712, "linked reads": 0.0002481, "all reads (cumsum)": 0.923, "linked reads (cumsum)": 0.9908, "range_label": "0.98-0.99", "all reads (inferred)": 0.3984, "linked reads (inferred)": 0.9342, "right_edge": 0.99}, {"bin": "0.99", "interval": "0.99-1.0", "all reads": 0.07699, "linked reads": 0.009194, "all reads (cumsum)": 1.0, "linked reads (cumsum)": 1.0, "range_label": "0.99-1.0", "all reads (inferred)": 1.0, "linked reads (inferred)": 1.0, "right_edge": 1.0}]}}
